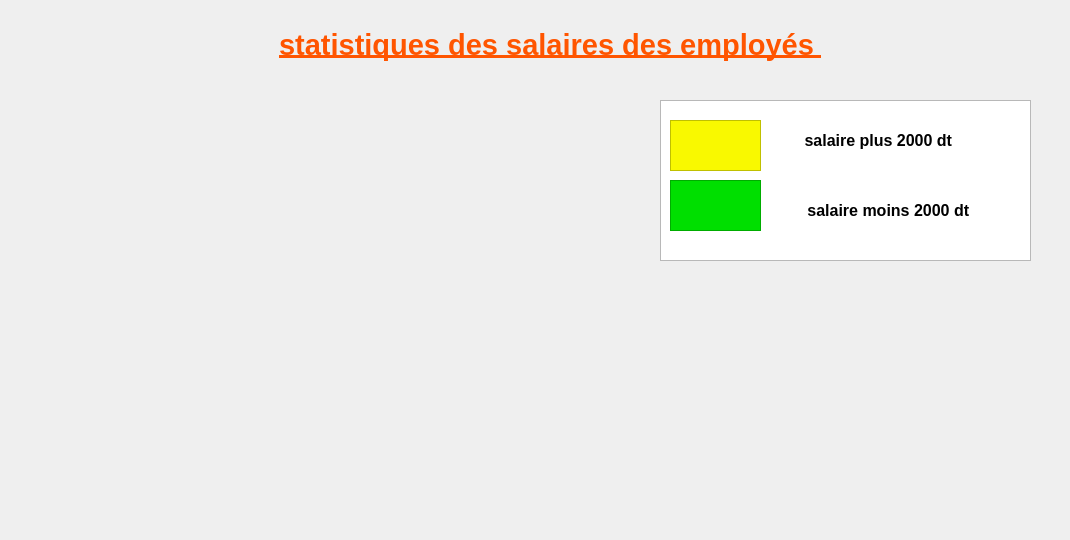
     <widget class="QWidget" name="tab_11">
      <attribute name="title">
       <string>stat</string>
      </attribute>
      <widget class="QLabel" name="label_34">
       <property name="geometry">
        <rect>
         <x>-6</x>
         <y>-5</y>
         <width>1061</width>
         <height>531</height>
        </rect>
       </property>
       <property name="styleSheet">
        <string notr="true"> 
background-image: url(:/image/pic.jpg);</string>
       </property>
       <property name="text">
        <string/>
       </property>
      </widget>
      <widget class="pieChart" name="widget" native="true">
       <property name="geometry">
        <rect>
         <x>160</x>
         <y>80</y>
         <width>431</width>
         <height>431</height>
        </rect>
       </property>
      </widget>
      <widget class="QLabel" name="label_47">
       <property name="geometry">
        <rect>
         <x>0</x>
         <y>0</y>
         <width>91</width>
         <height>71</height>
        </rect>
       </property>
       <property name="styleSheet">
        <string notr="true"> 
image: url(:/image/logo (1) (1) (1).png);</string>
       </property>
       <property name="text">
        <string/>
       </property>
      </widget>
      <widget class="QLabel" name="label_49">
       <property name="geometry">
        <rect>
         <x>190</x>
         <y>20</y>
         <width>721</width>
         <height>51</height>
        </rect>
       </property>
       <property name="text">
        <string>&lt;html&gt;&lt;head/&gt;&lt;body&gt;&lt;p align=&quot;center&quot;&gt;&lt;span style=&quot; font-size:22pt; font-weight:600; text-decoration: underline; color:#ff5500;&quot;&gt;statistiques des salaires des employés &lt;/span&gt;&lt;/p&gt;&lt;/body&gt;&lt;/html&gt;</string>
       </property>
      </widget>
      <widget class="QLabel" name="label_55">
       <property name="geometry">
        <rect>
         <x>780</x>
         <y>330</y>
         <width>251</width>
         <height>181</height>
        </rect>
       </property>
       <property name="text">
        <string/>
       </property>
      </widget>
      <widget class="QTextBrowser" name="textBrowser_2">
       <property name="geometry">
        <rect>
         <x>660</x>
         <y>100</y>
         <width>371</width>
         <height>161</height>
        </rect>
       </property>
      </widget>
      <widget class="QTextBrowser" name="textBrowser_4">
       <property name="geometry">
        <rect>
         <x>670</x>
         <y>180</y>
         <width>91</width>
         <height>51</height>
        </rect>
       </property>
       <property name="styleSheet">
        <string notr="true"> 
 
background-color: rgb(0, 223, 0);</string>
       </property>
       <property name="html">
        <string>&lt;!DOCTYPE HTML PUBLIC &quot;-//W3C//DTD HTML 4.0//EN&quot; &quot;http://www.w3.org/TR/REC-html40/strict.dtd&quot;&gt;
&lt;html&gt;&lt;head&gt;&lt;meta name=&quot;qrichtext&quot; content=&quot;1&quot; /&gt;&lt;style type=&quot;text/css&quot;&gt;
p, li { white-space: pre-wrap; }
&lt;/style&gt;&lt;/head&gt;&lt;body style=&quot; font-family:'MS Shell Dlg 2'; font-size:7.8pt; font-weight:400; font-style:normal;&quot;&gt;
&lt;p style=&quot;-qt-paragraph-type:empty; margin-top:0px; margin-bottom:0px; margin-left:0px; margin-right:0px; -qt-block-indent:0; text-indent:0px;&quot;&gt;&lt;br /&gt;&lt;/p&gt;&lt;/body&gt;&lt;/html&gt;</string>
       </property>
      </widget>
      <widget class="QTextBrowser" name="textBrowser_5">
       <property name="geometry">
        <rect>
         <x>670</x>
         <y>120</y>
         <width>91</width>
         <height>51</height>
        </rect>
       </property>
       <property name="styleSheet">
        <string notr="true"> 
background-color: rgb(249, 249, 0);</string>
       </property>
      </widget>
      <widget class="QLabel" name="label_54">
       <property name="geometry">
        <rect>
         <x>770</x>
         <y>190</y>
         <width>241</width>
         <height>41</height>
        </rect>
       </property>
       <property name="text">
        <string>&lt;html&gt;&lt;head/&gt;&lt;body&gt;&lt;p align=&quot;center&quot;&gt;&lt;span style=&quot; font-size:12pt; font-weight:600;&quot;&gt;salaire moins  2000 dt &lt;/span&gt;&lt;/p&gt;&lt;/body&gt;&lt;/html&gt;</string>
       </property>
      </widget>
      <widget class="QLabel" name="label_56">
       <property name="geometry">
        <rect>
         <x>770</x>
         <y>120</y>
         <width>221</width>
         <height>41</height>
        </rect>
       </property>
       <property name="text">
        <string>&lt;html&gt;&lt;head/&gt;&lt;body&gt;&lt;p align=&quot;center&quot;&gt;&lt;span style=&quot; font-size:12pt; font-weight:600;&quot;&gt;salaire plus 2000 dt &lt;/span&gt;&lt;/p&gt;&lt;/body&gt;&lt;/html&gt;</string>
       </property>
      </widget>
      <zorder>label_55</zorder>
      <zorder>label_34</zorder>
      <zorder>widget</zorder>
      <zorder>label_47</zorder>
      <zorder>label_49</zorder>
      <zorder>textBrowser_2</zorder>
      <zorder>textBrowser_4</zorder>
      <zorder>textBrowser_5</zorder>
      <zorder>label_54</zorder>
      <zorder>label_56</zorder>
     </widget>
